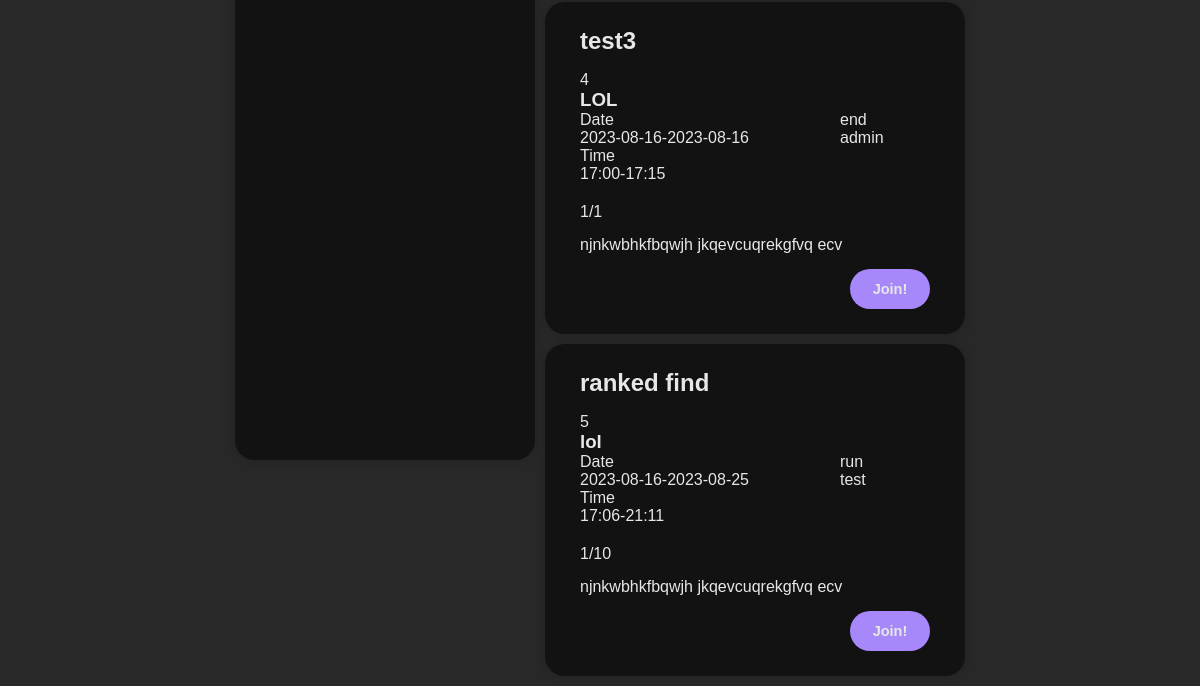
Before: /groups (signed in, lower part) with the older database file.
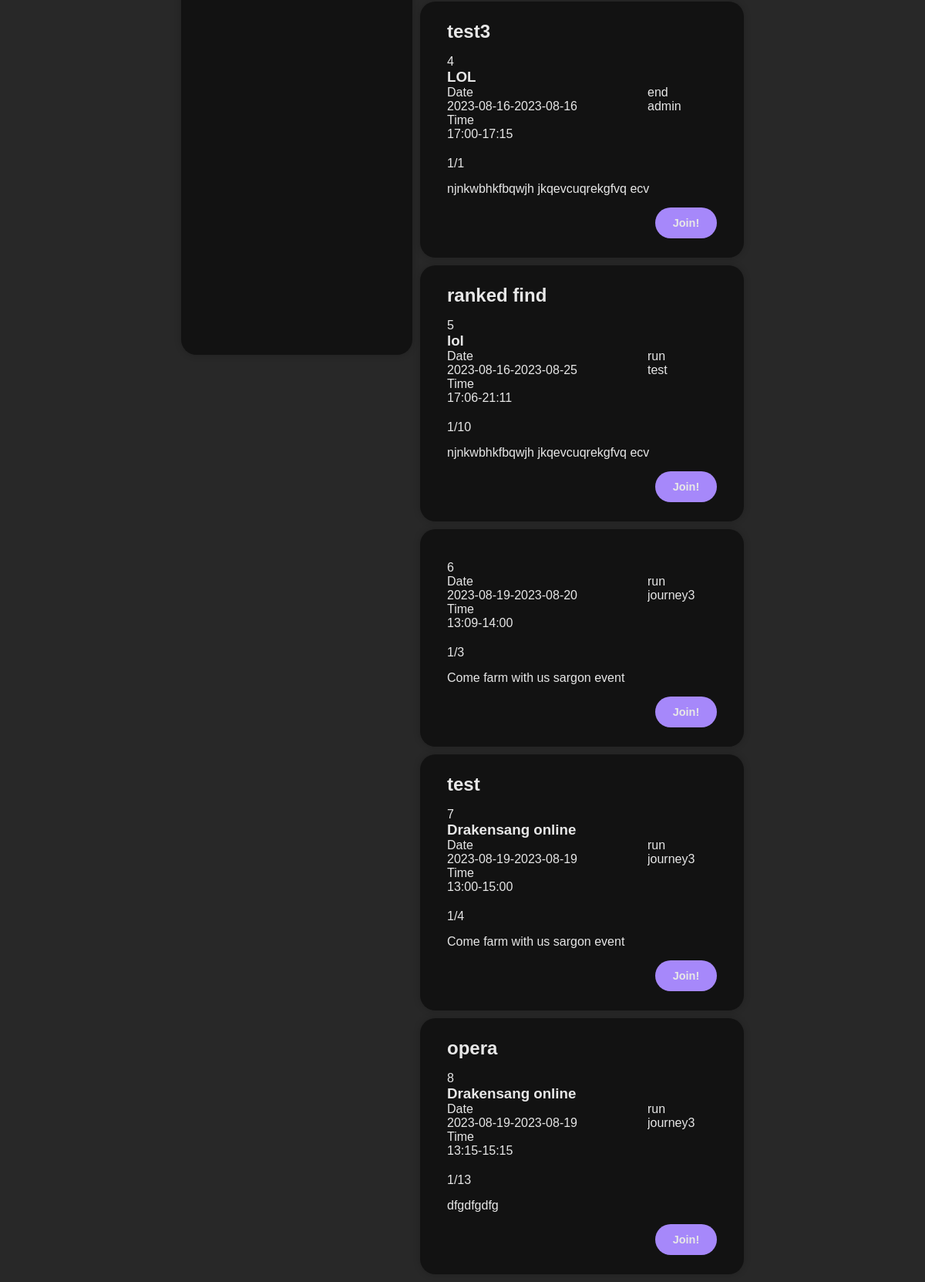
After: the same page with the newer database file.
### db_tables.py (models this page shows)
class Group(db.Model):
    __tablename__ = "groups"
    id = db.Column(db.Integer, primary_key=True)
    tittle = db.Column(db.String(100))
    game_name = db.Column(db.String(100))
    status = db.Column(db.String(50))
    start_date = db.Column(db.String(50))
    end_date = db.Column(db.String(50))
    start_time = db.Column(db.String(50))
    end_time = db.Column(db.String(50))
    act_capacity = db.Column(db.Integer)
    max_capacity = db.Column(db.Integer)
    description = db.Column(db.String(500))
    author_id = db.Column(db.Integer, db.ForeignKey("users.id"))
    author = relationship("User", back_populates="created_groups")

class User(UserMixin, db.Model):
    __tablename__ = "users"
    id = db.Column(db.Integer, primary_key=True)
    username = db.Column(db.String(100), unique=True)
    email = db.Column(db.String(100), unique=True)
    password = db.Column(db.String(100))
    is_admin = db.Column(db.Boolean)
    created_groups = relationship("Group", back_populates="author")

### server.py (the view)
@app.route("/groups", methods=["GET", "POST"])
@login_required
def groups():
    groups = Group.query.all()
    return render_template("groups.html", current_user=current_user, groups=groups)

### server.py (called while the page is built)
@login_manager.user_loader
def load_user(user_id):
    return User.query.get(int(user_id))

### templates/groups.html (shortened to what this page needs)
{% extends 'base.html' %}
{% block content %}
<div class="groups-wrapper">
    <div class="groups-filter wrapper">
    </div>
    <div class="groups-container">
        {% for group in groups: %}
        <div class="wrapper request-container">
            <h2 class="request-item">{{ group.tittle }}</h2>
            {% if current_user.is_admin == True: %}
            <p>{{ group.id }}</p>
            {% endif %}
            <h3 class="request-item">{{ group.game_name }}</h3>
            <div style="float: right; width: 90px;">
                <p>{{ group.status }}</p>
                <p class="creator">{{ group.author.username }}</p>
            </div>
            <p>Date <br>{{ group.start_date }}-{{ group.end_date }}</p>
            <p>Time <br>{{ group.start_time }}-{{ group.end_time }}</p>
            <p style="margin-top: 20px;">{{ group.act_capacity }}/{{ group.max_capacity }}</p>
            <p class="description">{{ group.description }}</p>
            <form action="" method="POST">
                <button type="submit" class="btn-join" name="submit">Join!</button>
            </form>
        </div>
        {% endfor %}
    </div>
</div>
{% endblock %}

### templates/base.html (shortened to what this page needs)
<!DOCTYPE html>
<html lang="en">
  <head>
    <link rel="stylesheet" href="{{ url_for('static', filename='css/style.css') }}">
    <link href='https://unpkg.com/boxicons@2.1.4/css/boxicons.min.css' rel='stylesheet'>
  </head>
  <body>
    {% block content %}
    {% endblock %}
  </body>
</html>

### static/css/style.css (style rules this page uses)
:root { --color-text: #e7e7e7; --color-secondary-100: #121212; --color-secondary-200: #282828; --color-secondary-300: #3f3f3f; --color-secondary-400: #575757; --color-secondary-500: #717171; --color-secondary-600: #8b8b8b; --color-primary-100: #382bf0; --color-primary-200: #5e43f3; --color-primary-300: #7a5af5; --color-primary-400: #9171f8; --color-primary-500: #a688fa; --color-primary-600: #ba9ffb; }
* { margin: 0; padding: 0; box-sizing: border-box; font-family: "arial"; }
body { display: flex; height: 100vh; width: 100vw; flex-direction: column; background-color:var(--color-secondary-200); }
.wrapper { width: 420px; background: var(--color-secondary-100); backdrop-filter: blur(20px); box-shadow: 0 0 10px rgba(0, 0, 0, .2); border-radius: 20px; padding: 25px 35px; }
.wrapper-profile .input-box, h2 { margin-bottom: 1rem; }
.groups-wrapper { display: flex; align-self: center; flex-direction: row; }
.groups-container { flex-direction: column; }
.groups-filter { margin-right: 10px; width: 300px; height: 800px; }
.request-container { color: var(--color-text); margin-bottom: 10px; }
.request-container form { height: 40px; }
.description { margin: 15px 0 15px 0; }
.creator { white-space: nowrap; overflow: hidden; text-overflow: ellipsis; }
.btn-join { color: var(--color-text); background-color: var(--color-primary-500); border: none; border-radius: 20px; font-weight: 600; font-size: 14.5px; height: 40px; width: 80px; float: right; }

Changed rows visible on the page:
added Group: id "6", status "run", author.username "journey3", start_date "2023-08-19", end_date "2023-08-20", start_time "13:09", end_time "14:00", act_capacity "1", max_capacity "3", description "Come farm with us sargon event"
added Group: tittle "test", id "7", game_name "Drakensang online", status "run", author.username "journey3", start_date "2023-08-19", end_date "2023-08-19", start_time "13:00", end_time "15:00", act_capacity "1", max_capacity "4", description "Come farm with us sargon event"
added Group: tittle "opera", id "8", game_name "Drakensang online", status "run", author.username "journey3", start_date "2023-08-19", end_date "2023-08-19", start_time "13:15", end_time "15:15", act_capacity "1", max_capacity "13", description "dfgdfgdfg"
